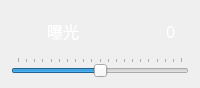
                      <widget class="QWidget" name="widget_15" native="true">
                       <property name="minimumSize">
                        <size>
                         <width>0</width>
                         <height>88</height>
                        </size>
                       </property>
                       <property name="maximumSize">
                        <size>
                         <width>16777215</width>
                         <height>88</height>
                        </size>
                       </property>
                       <layout class="QVBoxLayout" name="verticalLayout_14">
                        <item>
                         <layout class="QHBoxLayout" name="horizontalLayout_29" stretch="1,5,1">
                          <item>
                           <widget class="QLabel" name="label_image_exposure">
                            <property name="minimumSize">
                             <size>
                              <width>30</width>
                              <height>30</height>
                             </size>
                            </property>
                            <property name="styleSheet">
                             <string notr="true">image:url(:/images/icon/exposure_icon.svg)</string>
                            </property>
                            <property name="text">
                             <string/>
                            </property>
                           </widget>
                          </item>
                          <item>
                           <widget class="QLabel" name="label_text_exposure">
                            <property name="minimumSize">
                             <size>
                              <width>90</width>
                              <height>30</height>
                             </size>
                            </property>
                            <property name="font">
                             <font>
                              <family>黑体</family>
                              <pointsize>12</pointsize>
                              <weight>50</weight>
                              <italic>false</italic>
                              <bold>false</bold>
                              <stylestrategy>PreferAntialias</stylestrategy>
                             </font>
                            </property>
                            <property name="styleSheet">
                             <string notr="true">QLabel{
	color:rgb(255, 255, 255);
}</string>
                            </property>
                            <property name="text">
                             <string>曝光</string>
                            </property>
                           </widget>
                          </item>
                          <item>
                           <widget class="QLabel" name="label_exposure">
                            <property name="font">
                             <font>
                              <family>黑体</family>
                              <pointsize>12</pointsize>
                              <weight>50</weight>
                              <italic>false</italic>
                              <bold>false</bold>
                              <stylestrategy>PreferAntialias</stylestrategy>
                             </font>
                            </property>
                            <property name="styleSheet">
                             <string notr="true">QLabel{
	color:rgb(255, 255, 255);
}</string>
                            </property>
                            <property name="text">
                             <string>0</string>
                            </property>
                           </widget>
                          </item>
                         </layout>
                        </item>
                        <item>
                         <widget class="QSlider" name="horizontalSlider_exposure">
                          <property name="styleSheet">
                           <string notr="true"/>
                          </property>
                          <property name="minimum">
                           <number>-100</number>
                          </property>
                          <property name="maximum">
                           <number>100</number>
                          </property>
                          <property name="orientation">
                           <enum>Qt::Horizontal</enum>
                          </property>
                          <property name="tickPosition">
                           <enum>QSlider::TicksAbove</enum>
                          </property>
                         </widget>
                        </item>
                       </layout>
                      </widget>
